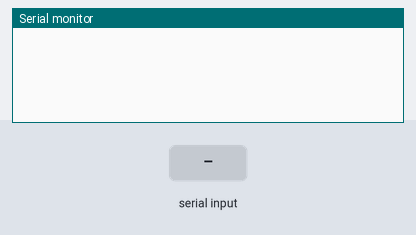
This sketch was run on a simulated Arduino Uno, built with avr-gcc and run on an emulated ATmega328P. Shown: the last lines printed to the serial monitor. Inputs (shaded band) come from the test bench.

Above: at 1.2 s.
1.3 s: "CMD" received over Serial
At 3.0 s:
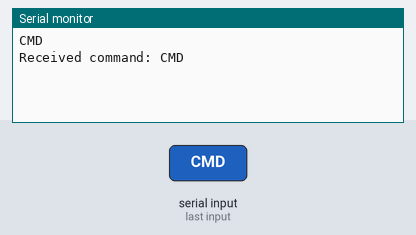
3.8 s: "90 45\n" received over Serial
At 5.1 s:
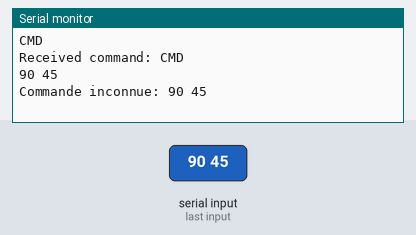
6.3 s: "5\n" received over Serial
At 7.9 s:
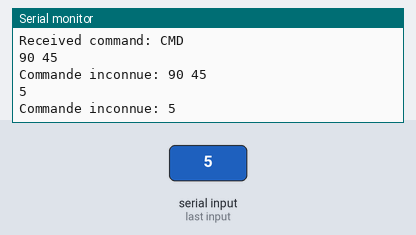
8.8 s: "1 90 45\n" received over Serial
At 10.3 s:
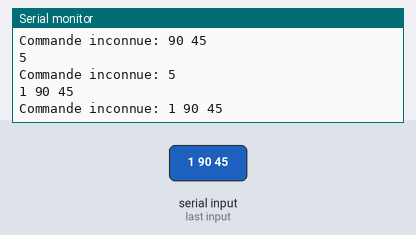
11.3 s: "CMD 45\n" received over Serial
At 13.4 s:
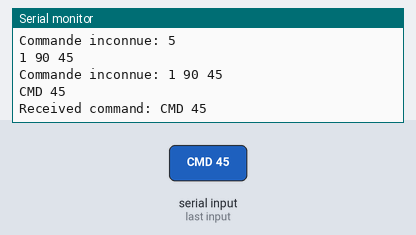

The sketch:

arduino.ino
```cpp
String r;

void setup(){
    Serial.begin(9600);
}

void loop(){
    if(Serial.available()){
        r = (Serial.readString());
        Serial.println(r);
        if (r.startsWith("CMD"))
        {
            Serial.print("Received command: ");
            Serial.println(r);
            String pin = getValue(r, ' ', 1);
            String val = getValue(r, ' ', 2);

            int pinint = pin.toInt();
            int valint = val.toInt();

            pinMode(pinint, OUTPUT);
            digitalWrite(pinint, valint);
        } else {
          Serial.print("Commande inconnue: ");
            Serial.println(r);
        }
    }
}

// https://arduino.stackexchange.com/a/1237s
String getValue(String data, char separator, int index)
{
    int found = 0;
    int strIndex[] = { 0, -1 };
    int maxIndex = data.length() - 1;

    for (int i = 0; i <= maxIndex && found <= index; i++) {
        if (data.charAt(i) == separator || i == maxIndex) {
            found++;
            strIndex[0] = strIndex[1] + 1;
            strIndex[1] = (i == maxIndex) ? i+1 : i;
        }
    }
    return found > index ? data.substring(strIndex[0], strIndex[1]) : "";
}
```

Measured:
- after the input at 1.3 s, the serial monitor: prints a new line after 1.0 s (image 1)
- after the input at 3.8 s, the serial monitor: prints a new line after 1.0 s (image 2)
- after the input at 6.3 s, the serial monitor: prints a new line after 1.0 s (image 3)
- after the input at 8.8 s, the serial monitor: prints a new line after 1.0 s (image 4)
- after the input at 11.3 s, the serial monitor: prints a new line after 1.0 s (image 5)
